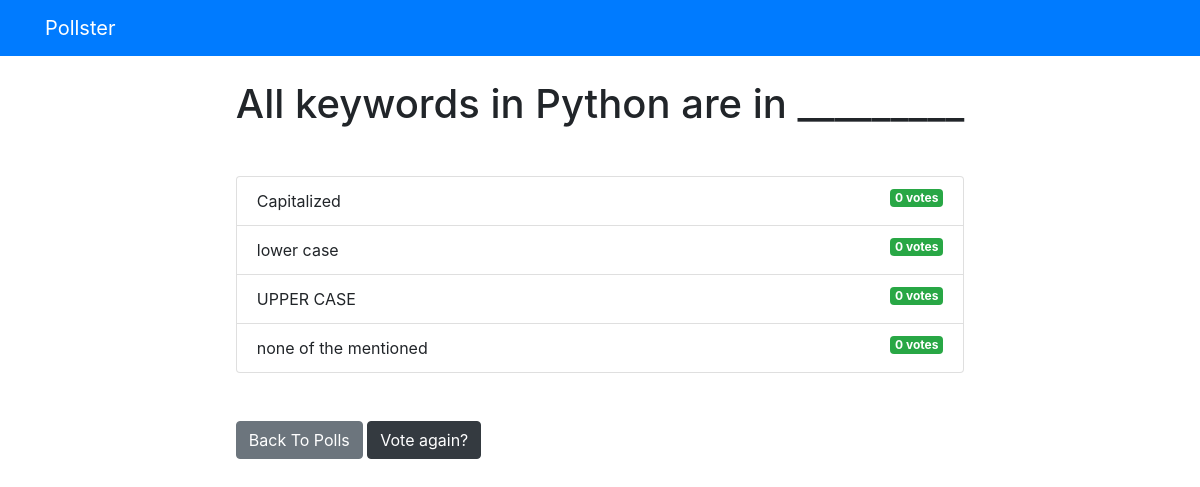
/polls/9/results/, run on the app's committed database.
### polls/models.py (models this page shows, shortened)
class Question(models.Model):
    question_text = models.CharField(max_length=200)
    pub_date = models.DateTimeField('date published')

class Choice(models.Model):
    question = models.ForeignKey(Question, on_delete=models.CASCADE)
    choice_text = models.CharField(max_length=200)
    votes = models.IntegerField(default=0)

### polls/views.py (the view)
# urls.py: path('<int:question_id>/results/', views.results, name='results'),
def results(request, question_id):
    question = get_object_or_404(Question, pk=question_id)
    return render(request, 'polls/results.html', {'question': question})

### templates/polls/results.html
{% extends 'base.html' %}
{% block content %}
<h1 class="mb-5 text-center">{{ question.question_text }}</h1>
<ul class="list-group mb-5">
    {% for choice in question.choice_set.all %}
    <li class="list-group-item">
        {{ choice.choice_text }} <span class="badge badge-success float-right">{{ choice.votes }}
            vote{{ choice.votes | pluralize }}</span>
    </li>
    {% endfor %}
</ul>
<a class="btn btn-secondary" href="{% url 'polls:index' %}">Back To Polls</a>
<a class="btn btn-dark" href="{% url 'polls:detail' question.id %}">Vote again?</a>
{% endblock %}

### data on the page
Question: question_text "All keywords in Python are in _________"
Choice: choice_text "Capitalized", votes "0", votes|pluralize "s"
Choice: choice_text "lower case", votes "0", votes|pluralize "s"
Choice: choice_text "UPPER CASE", votes "0", votes|pluralize "s"
Choice: choice_text "none of the mentioned", votes "0", votes|pluralize "s"
